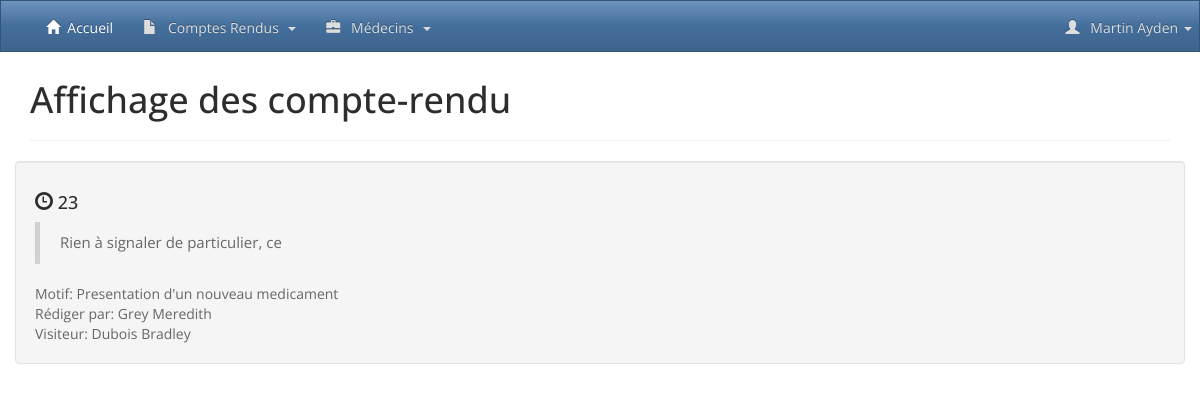
The page /afficher_compte_rendu.php?id=2 (signed in) on the database its author committed.
### tables this page shows
CREATE TABLE IF NOT EXISTS `rapport` (
  `ID` int(32) NOT NULL AUTO_INCREMENT,
  `ID_REDIGER` int(32) NOT NULL,
  `ID_CONCERNE` int(32) NOT NULL,
  `DATERAPPORT` int(32) NOT NULL,
  `MOTIF` int(255) DEFAULT NULL,
  `BILAN` varchar(255) DEFAULT NULL,
  PRIMARY KEY (`ID`),
  KEY `FK_RAPPORT_MEDECIN` (`ID_CONCERNE`),
  KEY `FK_RAPPORT_VISITEUR` (`ID_REDIGER`),
  KEY `FK_RAPPORT_MOTIF` (`MOTIF`)
);

CREATE TABLE IF NOT EXISTS `motif` (
  `id` int(11) NOT NULL AUTO_INCREMENT,
  `libelle` varchar(255) DEFAULT NULL,
  PRIMARY KEY (`id`)
);

CREATE TABLE IF NOT EXISTS `medecin` (
  `ID` int(11) NOT NULL AUTO_INCREMENT,
  `ID_POSSEDE` int(11) NOT NULL,
  `NOM` varchar(255) DEFAULT NULL,
  `PRENOM` varchar(255) DEFAULT NULL,
  `ADRESSE` varchar(255) DEFAULT NULL,
  `VILLE_MEDECIN` varchar(255) NOT NULL,
  `CP_MEDECIN` int(5) NOT NULL,
  `TEL` varchar(32) DEFAULT NULL,
  `DEPARTEMENT` int(2) DEFAULT NULL,
  PRIMARY KEY (`ID`),
  KEY `FK_MEDECIN_SPECIALITE` (`ID_POSSEDE`)
);

CREATE TABLE IF NOT EXISTS `visiteur` (
  `ID` int(32) NOT NULL AUTO_INCREMENT,
  `NOM` varchar(255) DEFAULT NULL,
  `PRENOM` varchar(255) DEFAULT NULL,
  `LOGIN` varchar(255) NOT NULL,
  `PASSWORD` varchar(255) NOT NULL,
  `ADRESSE` varchar(255) DEFAULT NULL,
  `VILLE` varchar(255) DEFAULT NULL,
  `CP` int(11) NOT NULL,
  `MAIL` varchar(255) NOT NULL,
  `DATEEMBAUCHE` varchar(32) DEFAULT NULL,
  PRIMARY KEY (`ID`)
);

### afficher_compte_rendu.php (the view, shortened to what this page needs)
<?php
  include("lib/function.php");
if (isset($_GET['page']) && is_numeric($_GET['page'])){
      $page = $_GET['page'];
      $nbParPage = 2;
      $limit = ($page-1) * $nbParPage;
      $query =
      "SELECT r.DATERAPPORT, r.BILAN, mo.libelle as motif, m.NOM as nomRedige, v.NOM as nomVisite, m.PRENOM as prenomRedige, v.PRENOM as prenomVisite
        FROM rapport r
        INNER JOIN medecin m ON m.ID = r.ID_REDIGER
        INNER JOIN visiteur v ON v.ID = r.ID_CONCERNE
        INNER JOIN motif mo ON mo.ID = r.MOTIF
        ORDER BY r.ID LIMIT $limit, $nbParPage";
      $result = $bdd->query($query);
      $rapport = $result->fetchAll();
      if($result->rowCount()<1){
        setFlash("info","Il n'y a plus de compte-rendu ensuite, vous avez été redirigé en première page.");
        header('Location: '.WEBROOT.'afficher_compte_rendu.php?page=1');
        die();
      }
}
elseif (isset($_GET['id']) && is_numeric($_GET['id'])) {
      $IdRapport = $bdd->quote($_GET['id']);
      $query =
      "SELECT r.ID, r.DATERAPPORT, r.BILAN, mo.libelle as motif, m.NOM as nomRedige, v.NOM as nomVisite, m.PRENOM as prenomRedige, v.PRENOM as prenomVisite FROM rapport r
        INNER JOIN medecin m ON m.ID = r.ID_REDIGER
        INNER JOIN visiteur v ON v.ID = r.ID_CONCERNE
        INNER JOIN motif mo ON mo.ID = r.MOTIF
         WHERE r.ID=".$IdRapport;
      $result=$bdd->query($query);
      $rapport = $result->fetchAll();
}
else{
      setFlash("danger","L'id saisi est incorrect");
       header('Location: '.WEBROOT);
       die();
}
  include("partials/header.php");
  include("partials/navbar.php");
?>
<div class="container">
  <h1>Affichage des compte-rendu</h1>
  <hr>
  <div class="row">
      <?php foreach($rapport as $CompteRendu):?>
          <div class="well">
            <h4><span class="glyphicon glyphicon-time"></span> <?= $CompteRendu['DATERAPPORT'];?></h4>
            <blockquote style="font-size:15px;"><?= $CompteRendu['BILAN'];?></blockquote style="text:10px;">
            <div>Motif: <?= $CompteRendu['motif'];?></div>
            <div>Rédiger par: <?= $CompteRendu['nomRedige'].' '.$CompteRendu['prenomRedige'];?></div>
            <div>Visiteur: <?= $CompteRendu['nomVisite'].' '.$CompteRendu['prenomVisite'];?></div>
          </div>
      <?php endforeach; ?>
  </div>
</div>
<?php include("partials/footer.php");?>

### rows shown on the page
rapport: DATERAPPORT "23", BILAN "Rien à signaler de particulier, ce", MOTIF.libelle "Presentation d'un nouveau medicament", ID_CONCERNE.NOM "Grey", ID_CONCERNE.PRENOM "Meredith", ID_REDIGER.NOM "Dubois", ID_REDIGER.PRENOM "Bradley"

### other values the page prints
$_SESSION["nom"] "Martin"
$_SESSION["prenom"] "Ayden"
